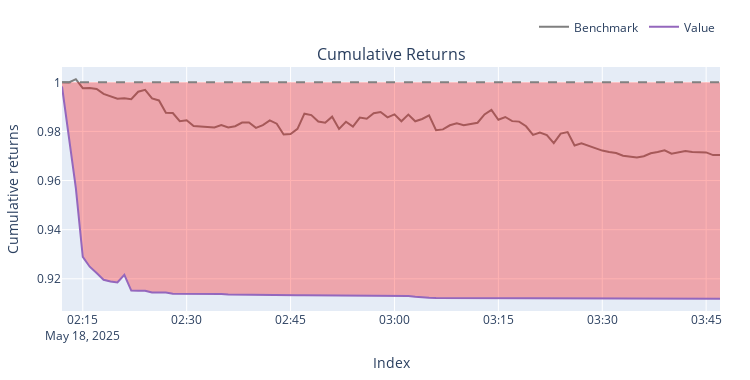

Source (notebook cell):
### Code cell
import requests
import pandas as pd
import vectorbt as vbt
import os
from datetime import datetime, timedelta

# ─── CONFIG ─────────────────────────────────────────────────────────────
BASE_URL   = "https://frontend-api-v3.pump.fun"
DATA_DIR   = "data"
RAW_DIR    = os.path.join(DATA_DIR, "raw")
os.makedirs(RAW_DIR, exist_ok=True)

DAYS_BACK    = 14       # backtest window
MAX_RECORDS  = 20_000   # max bars per mint
TIMEFRAME    = 1        # minutes per bar
API_LIMIT    = 1_000    # max bars per call
INIT_CASH    = 1_000
ALLOCATION   = 0.10
HOLD_MIN     = 15       # minutes to hold positions
QUANTILE     = 0.90     # dynamic threshold percentile

# ─── HELPERS ─────────────────────────────────────────────────────────────
def fetch_all_tokens():
    tokens, offset = [], 0
    while True:
        res = requests.get(f"{BASE_URL}/coins", params={"offset": offset, "limit": 100})
        res.raise_for_status()
        batch = res.json()
        if not batch:
            break
        tokens += batch
        offset += len(batch)
    return [t['mint'] for t in tokens if 'mint' in t]


def fetch_all_candles(mint):
    bars, offset = [], 0
    while True:
        params = {"timeframe": TIMEFRAME, "offset": offset, "limit": API_LIMIT}
        res = requests.get(f"{BASE_URL}/candlesticks/{mint}", params=params)
        res.raise_for_status()
        data = res.json()
        if not data or len(bars) >= MAX_RECORDS:
            break
        bars += data
        offset += len(data)
    if not bars:
        return pd.DataFrame()

    df = pd.DataFrame(bars)
    df['timestamp'] = pd.to_datetime(df['timestamp'], unit='s')
    df.set_index('timestamp', inplace=True)
    df.sort_index(inplace=True)
    df = df[~df.index.duplicated(keep='first')]
    return df


def fetch_market_caps(mints):
    cutoff = datetime.utcnow() - timedelta(days=DAYS_BACK)
    markets = {}
    for mint in mints:
        raw_file = os.path.join(RAW_DIR, f"{mint}.parquet")
        if os.path.exists(raw_file):
            raw_df = pd.read_parquet(raw_file)
        else:
            raw_df = fetch_all_candles(mint)
            if raw_df.empty:
                continue
            raw_df.to_parquet(raw_file)

        window = raw_df[raw_df.index >= cutoff]
        if window.empty or 'close' not in window.columns:
            continue

        window['market_cap'] = window['close'] * 1e9
        markets[mint] = window[['market_cap']]
    return markets


def trading_signals_all(markets, quantile=QUANTILE, hold_minutes=HOLD_MIN):
    entries, exits = {}, {}
    for mint, df in markets.items():
        # dynamic threshold per symbol
        thresh = df['market_cap'].quantile(quantile)
        e = df['market_cap'] >= thresh
        e &= ~e.shift(1, fill_value=False)
        entries[mint] = e

        x = pd.Series(False, index=df.index)
        for t in df.index[e]:
            idx = df.index.searchsorted(t + timedelta(minutes=hold_minutes), side='left')
            if idx < len(df):
                x.iat[idx] = True
        exits[mint] = x
    return entries, exits


# ─── BACKTEST WITH DIAGNOSTICS ────────────────────────────────────────────
def backtest_all():
    mints   = fetch_all_tokens()
    markets = fetch_market_caps(mints)

    # Diagnostic: loaded symbols & sample stats
    print(f"Loaded symbols: {len(markets)}")
    if markets:
        first = next(iter(markets))
        df0 = markets[first]
        print(f"\nSample symbol: {first}")
        print(df0['market_cap'].describe())
        cap90 = df0['market_cap'].quantile(QUANTILE)
        print("90th percentile cap:", cap90)

    entries, exits = trading_signals_all(markets)

    # Diagnostic: one-symbol signal count
    if markets:
        one = first
        print(f"\n'{one}' entries: {entries[one].sum()}, exits: {exits[one].sum()}")

    # Build price & signal DataFrames
    prices = {m: caps['market_cap'] / 1e9 for m, caps in markets.items()}
    price_df = pd.concat(prices, axis=1).ffill().bfill().astype(float)

    ent_df = (
        pd.concat(entries, axis=1)
        .reindex(index=price_df.index, fill_value=False)
        .astype(bool)
    )
    ext_df = (
        pd.concat(exits, axis=1)
        .reindex(index=price_df.index, fill_value=False)
        .astype(bool)
    )
    price_df.columns.name = ent_df.columns.name = ext_df.columns.name = 'asset'

    # Run backtest
    pf = vbt.Portfolio.from_signals(
        close=price_df,
        entries=ent_df,
        exits=ext_df,
        init_cash=INIT_CASH,
        freq=f'{TIMEFRAME}min',
        fees=0.005,
        size=ALLOCATION,
        size_type='percent',
        cash_sharing=True,
    )

    # Results
    stats = pf.stats()
    print(f"\nTotal trades: {stats['Total Trades']}")
    return pf

if __name__ == "__main__":
    pf = backtest_all()
    stats = pf.stats()
    print("\nPortfolio stats:\n", stats)
    pf.plot().show()
